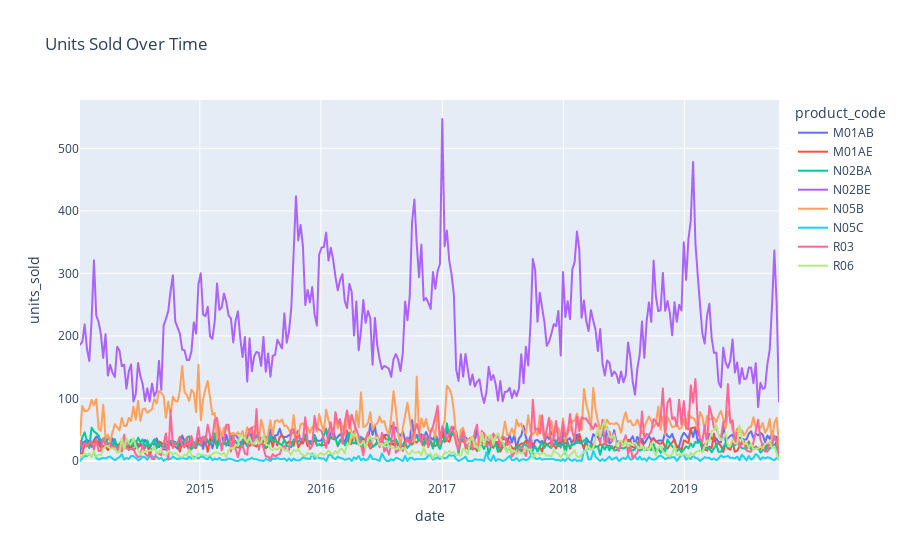

Notebook cell for this chart:
### Code cell
fig = px.line(sales_long, x='date', y='units_sold', color='product_code', title='Units Sold Over Time')
fig.show()

# Heatmap for stockout risk
stockout = sales_long.pivot_table(index='product_code', columns='date', values='safety_stock')
sns.heatmap(stockout, cmap='Reds')
plt.show()

### Figure 1 — Plotly figure (JSON) as saved in the notebook; plotly's stock layout.template omitted (floating-point values rounded to 4 significant figures; data arrays with more than 128 entries replaced by an {"elided": "..."} marker saying what was removed)
{"data": [{"hovertemplate": "product_code=M01AB<br>date=%{x}<br>units_sold=%{y}<extra></extra>", "legendgroup": "M01AB", "line": {"color": "#636efa", "dash": "solid"}, "marker": {"symbol": "circle"}, "mode": "lines", "name": "M01AB", "showlegend": true, "type": "scattergl", "x": {"elided": "302 str values"}, "xaxis": "x", "y": {"elided": "302 float values"}, "yaxis": "y"}, {"hovertemplate": "product_code=M01AE<br>date=%{x}<br>units_sold=%{y}<extra></extra>", "legendgroup": "M01AE", "line": {"color": "#EF553B", "dash": "solid"}, "marker": {"symbol": "circle"}, "mode": "lines", "name": "M01AE", "showlegend": true, "type": "scattergl", "x": {"elided": "302 str values"}, "xaxis": "x", "y": {"elided": "302 float values"}, "yaxis": "y"}, {"hovertemplate": "product_code=N02BA<br>date=%{x}<br>units_sold=%{y}<extra></extra>", "legendgroup": "N02BA", "line": {"color": "#00cc96", "dash": "solid"}, "marker": {"symbol": "circle"}, "mode": "lines", "name": "N02BA", "showlegend": true, "type": "scattergl", "x": {"elided": "302 str values"}, "xaxis": "x", "y": {"elided": "302 float values"}, "yaxis": "y"}, {"hovertemplate": "product_code=N02BE<br>date=%{x}<br>units_sold=%{y}<extra></extra>", "legendgroup": "N02BE", "line": {"color": "#ab63fa", "dash": "solid"}, "marker": {"symbol": "circle"}, "mode": "lines", "name": "N02BE", "showlegend": true, "type": "scattergl", "x": {"elided": "302 str values"}, "xaxis": "x", "y": {"elided": "302 float values"}, "yaxis": "y"}, {"hovertemplate": "product_code=N05B<br>date=%{x}<br>units_sold=%{y}<extra></extra>", "legendgroup": "N05B", "line": {"color": "#FFA15A", "dash": "solid"}, "marker": {"symbol": "circle"}, "mode": "lines", "name": "N05B", "showlegend": true, "type": "scattergl", "x": {"elided": "302 str values"}, "xaxis": "x", "y": {"elided": "302 float values"}, "yaxis": "y"}, {"hovertemplate": "product_code=N05C<br>date=%{x}<br>units_sold=%{y}<extra></extra>", "legendgroup": "N05C", "line": {"color": "#19d3f3", "dash": "solid"}, "marker": {"symbol": "circle"}, "mode": "lines", "name": "N05C", "showlegend": true, "type": "scattergl", "x": {"elided": "302 str values"}, "xaxis": "x", "y": {"elided": "302 float values"}, "yaxis": "y"}, {"hovertemplate": "product_code=R03<br>date=%{x}<br>units_sold=%{y}<extra></extra>", "legendgroup": "R03", "line": {"color": "#FF6692", "dash": "solid"}, "marker": {"symbol": "circle"}, "mode": "lines", "name": "R03", "showlegend": true, "type": "scattergl", "x": {"elided": "302 str values"}, "xaxis": "x", "y": {"elided": "302 float values"}, "yaxis": "y"}, {"hovertemplate": "product_code=R06<br>date=%{x}<br>units_sold=%{y}<extra></extra>", "legendgroup": "R06", "line": {"color": "#B6E880", "dash": "solid"}, "marker": {"symbol": "circle"}, "mode": "lines", "name": "R06", "showlegend": true, "type": "scattergl", "x": {"elided": "302 str values"}, "xaxis": "x", "y": {"elided": "302 float values"}, "yaxis": "y"}], "layout": {"legend": {"title": {"text": "product_code"}, "tracegroupgap": 0}, "title": {"text": "Units Sold Over Time"}, "xaxis": {"anchor": "y", "domain": [0, 1], "title": {"text": "date"}}, "yaxis": {"anchor": "x", "domain": [0, 1], "title": {"text": "units_sold"}}}}
